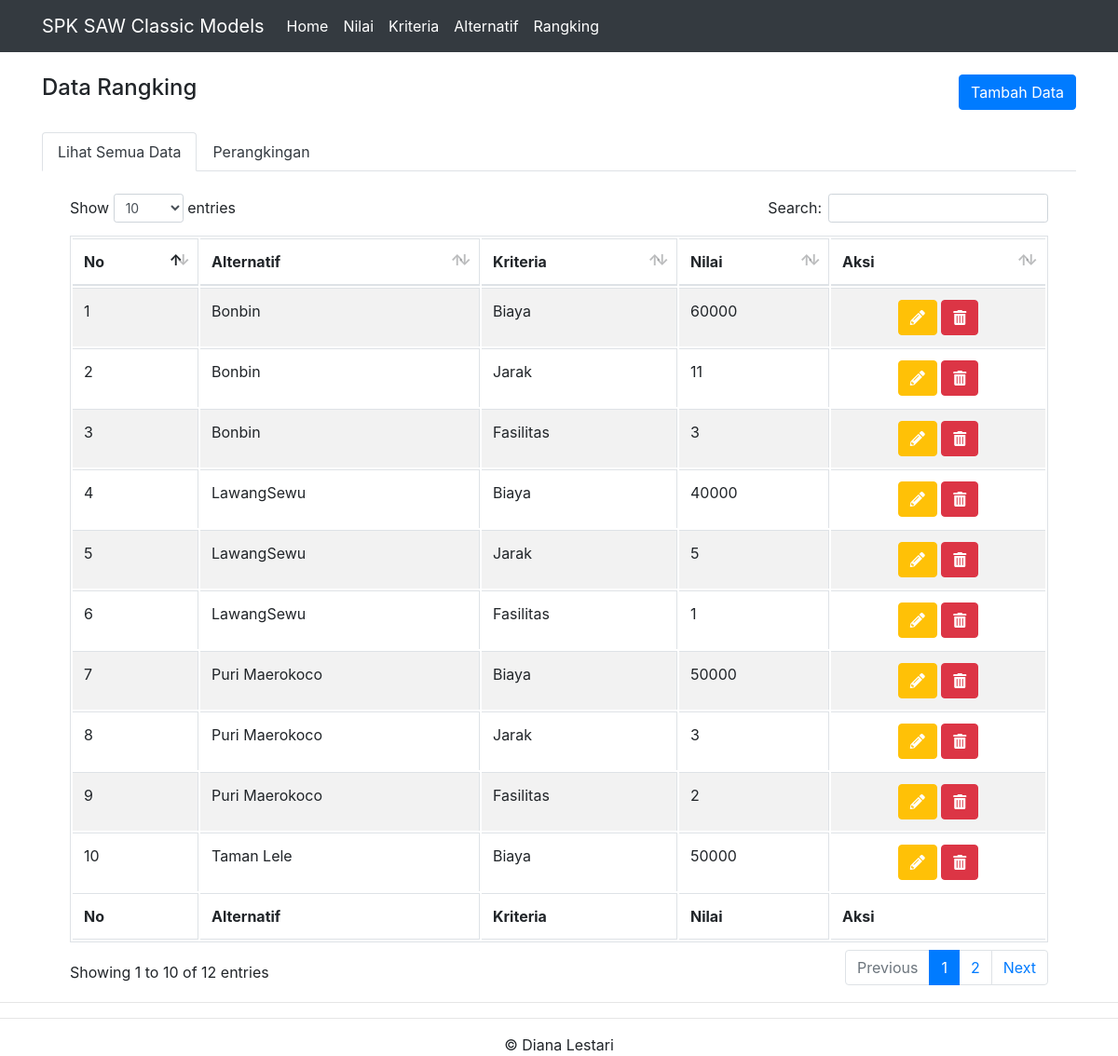
The page /rangking.php on the database its author committed.
### tables this page shows
CREATE TABLE `rangking` (
  `id_alternatif` int(11) NOT NULL,
  `id_kriteria` int(11) NOT NULL,
  `nilai_rangking` double DEFAULT NULL,
  `nilai_normalisasi` double DEFAULT NULL,
  `bobot_normalisasi` double DEFAULT NULL
);

CREATE TABLE `alternatif` (
  `id_alternatif` int(11) NOT NULL,
  `nama_alternatif` varchar(35) NOT NULL,
  `hasil_alternatif` double NOT NULL
);

CREATE TABLE `kriteria` (
  `id_kriteria` int(11) NOT NULL,
  `nama_kriteria` varchar(35) NOT NULL,
  `tipe_kriteria` varchar(35) NOT NULL,
  `bobot_kriteria` double NOT NULL
);

### rangking.php (the view, shortened to what this page needs)
<?php
include "header.php";
include "config.php";
$readK = mysqli_query($koneksi,"SELECT * FROM alternatif a, kriteria b, rangking c
								WHERE a.id_alternatif=c.id_alternatif AND
								b.id_kriteria=c.id_kriteria
								ORDER BY a.id_alternatif ASC");
?>
<br>
<div class="container">
  <div class="row">
		<div class="col-md-6 text-left">
			<h4>Data Rangking</h4>
		</div>
		<div class="col-md-6 text-right">
			<button onclick="location.href='tambah-rangking.php'" class="btn btn-primary">Tambah Data</button>
		</div>
  </div>
  <br>
  <ul class="nav nav-tabs" role="tablist">
    <li class="nav-item">
      <a class="nav-link active text-dark" data-toggle="tab" href="#lihat">Lihat Semua Data</a>
    </li>
    <li class="nav-item">
      <a class="nav-link text-dark" data-toggle="tab" href="#rangking">Perangkingan</a>
    </li>
  </ul>
  <div class="tab-content">
    <div id="lihat" class="container tab-pane active"><br>
      <table id="tabeldata" width="100%" class="table table-striped table-bordered">
		<thead>
			<tr>
		    	<th>No</th>
		        <th>Alternatif</th>
		        <th>Kriteria</th>
                <th>Nilai</th>
                <th>Aksi</th>
            </tr>
		</thead>
<tbody>
<?php
$no=1;
while ($row = mysqli_fetch_array($readK)){
?>
            <tr>
                <td><?php echo $no++ ?></td>
                <td><?php echo $row['nama_alternatif'] ?></td>
		        <td><?php echo $row['nama_kriteria'] ?></td>
		        <td><?php echo $row['nilai_rangking'] ?></td>
                <td class="text-center">
					<a href="edit-rangking.php?ia=<?php echo $row['id_alternatif'] ?>&ik=<?php echo $row['id_kriteria'] ?>" class="btn btn-warning text-white"><i class="fas fa-pencil-alt"></i></a>
					<a href="hapus-rangking.php?ia=<?php echo $row['id_alternatif'] ?>&ik=<?php echo $row['id_kriteria'] ?>" onclick="return confirm('Yakin ingin menghapus data')" class="btn btn-danger"><span class="fas fa-trash-alt"></span></a>
			    </td>
            </tr>
<?php
}
?>
</tbody>
		<tfoot>
			<tr>
		    	<th>No</th>
		        <th>Alternatif</th>
		        <th>Kriteria</th>
                <th>Nilai</th>
                <th>Aksi</th>
            </tr>
		</tfoot>
	</table>
    </div>
  </div>
</div>
<?php
include "footer.php";
?>

### header.php (shortened to what this page needs)
<!DOCTYPE html>
<html>
<head>
  <link rel="stylesheet" href="assets/css/bootstrap.css">
	<link rel="stylesheet" href="assets/css/bootstrap.min.css">
  <link rel="stylesheet" href="assets/css/dataTables.bootstrap4.min.css">
  <link rel="stylesheet" href="assets/css/font-awesome/css/fontawesome-all.css">
</head>
<body>
<nav class="navbar navbar-expand-lg navbar-dark bg-dark">
  <div class="container">
  <a class="navbar-brand" href="index.php">SPK SAW Classic Models</a>
  <div class="collapse navbar-collapse" id="navbarSupportedContent">
    <ul class="navbar-nav mr-auto">
      <li class="nav-item">
        <a class="nav-link text-white" href="index.php">Home<span class="sr-only">(current)</span></a>
      </li>
      <li class="nav-item">
        <a class="nav-link text-white" href="nilai.php">Nilai</a>
      </li>
      <li class="nav-item">
        <a class="nav-link text-white" href="kriteria.php">Kriteria</a>
      </li>
      <li class="nav-item">
        <a class="nav-link text-white" href="alternatif.php">Alternatif</a>
      </li>
      <li class="nav-item">
        <a class="nav-link text-white" href="rangking.php">Rangking</a>
      </li>
    </ul>
    </div>
  </div>
</nav>

### footer.php (shortened to what this page needs)
<hr>
<hr>
<footer class="text-center">&copy; Diana Lestari</footer>
  </body>
</html>

### rows shown on the page
rangking: id_alternatif.nama_alternatif "Bonbin", id_kriteria.nama_kriteria "Biaya", nilai_rangking "60000"
rangking: id_alternatif.nama_alternatif "Bonbin", id_kriteria.nama_kriteria "Jarak", nilai_rangking "11"
rangking: id_alternatif.nama_alternatif "Bonbin", id_kriteria.nama_kriteria "Fasilitas", nilai_rangking "3"
rangking: id_alternatif.nama_alternatif "LawangSewu", id_kriteria.nama_kriteria "Biaya", nilai_rangking "40000"
rangking: id_alternatif.nama_alternatif "LawangSewu", id_kriteria.nama_kriteria "Jarak", nilai_rangking "5"
rangking: id_alternatif.nama_alternatif "LawangSewu", id_kriteria.nama_kriteria "Fasilitas", nilai_rangking "1"
rangking: id_alternatif.nama_alternatif "Puri Maerokoco", id_kriteria.nama_kriteria "Biaya", nilai_rangking "50000"
rangking: id_alternatif.nama_alternatif "Puri Maerokoco", id_kriteria.nama_kriteria "Jarak", nilai_rangking "3"
rangking: id_alternatif.nama_alternatif "Puri Maerokoco", id_kriteria.nama_kriteria "Fasilitas", nilai_rangking "2"
rangking: id_alternatif.nama_alternatif "Taman Lele", id_kriteria.nama_kriteria "Biaya", nilai_rangking "50000"
